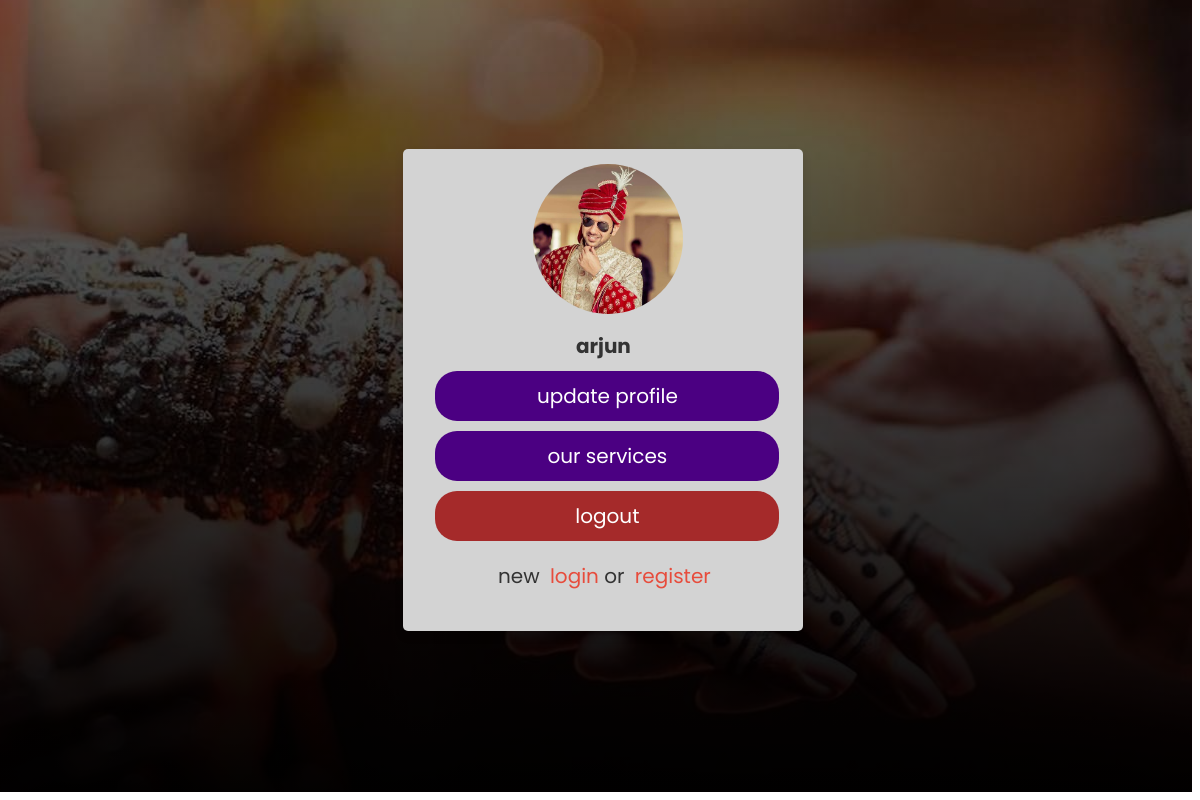
Page /home.php (signed in) on the committed database.
### tables this page shows
CREATE TABLE `user_form` (
  `id` int(200) NOT NULL,
  `name` varchar(100) NOT NULL,
  `email` varchar(100) NOT NULL,
  `password` varchar(100) NOT NULL,
  `image` varchar(100) NOT NULL
);

### home.php (the view, shortened to what this page needs)
<?php
include 'config.php';
$user_id = $_SESSION['user_id'];
?>
<!DOCTYPE html>
<html lang="en">
<head>
    <link rel="stylesheet" href="Lstyle.css">
</head>
<body>
<div class="container">
   <div class="profile">
      <?php
         $select = mysqli_query($conn, "SELECT * FROM `user_form` WHERE id = '$user_id'") or die('query failed');
         if(mysqli_num_rows($select) > 0){
            $fetch = mysqli_fetch_assoc($select);
         }
         if($fetch['image'] == ''){
            echo '<img src="images/default-avatar.png">';
         }else{
            echo '<img src="uploaded_img/'.$fetch['image'].'">';
         }
      ?>
      <h3><?php echo $fetch['name']; ?></h3>
      <a href="update_profile.php" class="btn">update profile</a>
      <a href="http://localhost/old/Mservices.php" class="btn">our services</a>
      <a href="home.php?logout=<?php echo $user_id; ?>" class="delete-btn">logout</a>
      <p>new <a href="login.php">login</a> or <a href="register.php">register</a></p>
   </div>
</div>
</body>
</html>

### Lstyle.css (style rules this page uses)
:root { --blue:#3498db; --dark-blue:#2980b9; --red:#e74c3c; --dark-red:#c0392b; --black:#333; --white:#fff; --light-bg:#eee; --box-shadow:0 5px 10px rgba(0,0,0,.1); }
* { margin-top: -5px; margin-left: 35px; font-family: 'Poppins', sans-serif; background-repeat-x: no-repeat; box-sizing: border-box; outline: none; border: none; text-decoration: none; }
.btn, .delete-btn { width: 100%; border-radius: 5px; padding:10px 30px; color:var(--white); display: block; text-align: center; cursor: pointer; font-size: 20px; margin-top: 10px; }
.btn { background-color: var(--blue); margin-left: -1px; }
.delete-btn { background-color: var(--red); margin-left: -1px; }
.container { min-height: 100vh; width: 108%; margin-top: 2px; margin-left: -90px; background: linear-gradient(rgba(0,0,0,.55),rgba(0,0,0,.99)) ,url(oks.jpg); background-color: var(--light-bg); display: flex; align-items: center; justify-content: center; padding:20px; }
.container .profile { padding:20px; background-color: rgb(211,211,211); box-shadow: var(--box-shadow); text-align: center; width: 400px; border-radius: 5px; }
.container .profile img { height: 150px; width: 150px; border-radius: 50%; object-fit: cover; margin-bottom: 5px; margin-left: 10px; }
.container .profile h3 { margin:5px 0; font-size: 20px; color:var(--black); }
.container .profile p { margin-left: 2px; margin-top: 20px; color:var(--black); font-size: 20px; }
.container .profile p a { color:var(--red); margin-left: 5px; }
.container .profile .btn { width: 344px; border-radius: 22px; margin-left: 12px; background-color: indigo; }
.container .profile .delete-btn { width: 344px; border-radius: 22px; margin-left: 12px; background-color: brown; }

### rows in the picture
user_form: image (picture), name "arjun"
